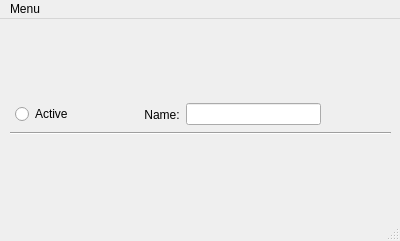
<?xml version="1.0" encoding="UTF-8"?>
<ui version="4.0">
 <class>TFEditorGUI</class>
 <widget class="QMainWindow" name="TFEditorGUI">
  <property name="geometry">
   <rect>
    <x>0</x>
    <y>0</y>
    <width>400</width>
    <height>241</height>
   </rect>
  </property>
  <property name="minimumSize">
   <size>
    <width>0</width>
    <height>0</height>
   </size>
  </property>
  <property name="windowTitle">
   <string>MainWindow</string>
  </property>
  <widget class="QWidget" name="editorWidget">
   <property name="minimumSize">
    <size>
     <width>400</width>
     <height>200</height>
    </size>
   </property>
   <widget class="QWidget" name="verticalLayoutWidget">
    <property name="geometry">
     <rect>
      <x>0</x>
      <y>0</y>
      <width>401</width>
      <height>201</height>
     </rect>
    </property>
    <layout class="QVBoxLayout" name="editorLayout">
     <property name="spacing">
      <number>10</number>
     </property>
     <property name="leftMargin">
      <number>10</number>
     </property>
     <property name="topMargin">
      <number>5</number>
     </property>
     <property name="rightMargin">
      <number>10</number>
     </property>
     <property name="bottomMargin">
      <number>10</number>
     </property>
     <item>
      <widget class="QWidget" name="topWidget" native="true">
       <property name="minimumSize">
        <size>
         <width>0</width>
         <height>40</height>
        </size>
       </property>
       <property name="maximumSize">
        <size>
         <width>16777215</width>
         <height>40</height>
        </size>
       </property>
       <layout class="QVBoxLayout" name="topLayout">
        <property name="spacing">
         <number>0</number>
        </property>
        <property name="margin">
         <number>0</number>
        </property>
        <item>
         <widget class="QWidget" name="buttonsWidget" native="true">
          <property name="maximumSize">
           <size>
            <width>16777215</width>
            <height>35</height>
           </size>
          </property>
          <layout class="QHBoxLayout" name="buttonsLayout">
           <property name="margin">
            <number>5</number>
           </property>
           <item>
            <widget class="QRadioButton" name="activateButton">
             <property name="text">
              <string>Active</string>
             </property>
            </widget>
           </item>
           <item>
            <spacer name="horizontalSpacer2">
             <property name="orientation">
              <enum>Qt::Horizontal</enum>
             </property>
             <property name="sizeHint" stdset="0">
              <size>
               <width>40</width>
               <height>20</height>
              </size>
             </property>
            </spacer>
           </item>
           <item>
            <widget class="QLabel" name="nameLabel">
             <property name="text">
              <string>Name:</string>
             </property>
             <property name="alignment">
              <set>Qt::AlignCenter</set>
             </property>
             <property name="margin">
              <number>5</number>
             </property>
             <property name="indent">
              <number>-1</number>
             </property>
            </widget>
           </item>
           <item>
            <widget class="QLineEdit" name="nameEdit">
             <property name="minimumSize">
              <size>
               <width>135</width>
               <height>0</height>
              </size>
             </property>
             <property name="maximumSize">
              <size>
               <width>16777215</width>
               <height>16777215</height>
              </size>
             </property>
             <property name="focusPolicy">
              <enum>Qt::StrongFocus</enum>
             </property>
             <property name="text">
              <string/>
             </property>
             <property name="maxLength">
              <number>50</number>
             </property>
            </widget>
           </item>
           <item>
            <spacer name="horizontalSpacer">
             <property name="orientation">
              <enum>Qt::Horizontal</enum>
             </property>
             <property name="sizeHint" stdset="0">
              <size>
               <width>40</width>
               <height>20</height>
              </size>
             </property>
            </spacer>
           </item>
          </layout>
         </widget>
        </item>
        <item>
         <widget class="Line" name="line">
          <property name="orientation">
           <enum>Qt::Horizontal</enum>
          </property>
         </widget>
        </item>
       </layout>
      </widget>
     </item>
    </layout>
   </widget>
  </widget>
  <widget class="QMenuBar" name="menubar">
   <property name="geometry">
    <rect>
     <x>0</x>
     <y>0</y>
     <width>400</width>
     <height>21</height>
    </rect>
   </property>
   <property name="minimumSize">
    <size>
     <width>0</width>
     <height>0</height>
    </size>
   </property>
   <property name="maximumSize">
    <size>
     <width>16777215</width>
     <height>16777215</height>
    </size>
   </property>
   <widget class="QMenu" name="menuMenu">
    <property name="title">
     <string>Menu</string>
    </property>
    <widget class="QMenu" name="menuEditor">
     <property name="title">
      <string>Editor</string>
     </property>
     <addaction name="actionEditorSave"/>
     <addaction name="actionEditorSaveAs"/>
    </widget>
    <widget class="QMenu" name="menuFunction">
     <property name="title">
      <string>Function</string>
     </property>
     <addaction name="actionFunctionSave"/>
     <addaction name="actionFunctionSaveAs"/>
     <addaction name="separator"/>
     <addaction name="actionFunctionLoad"/>
    </widget>
    <addaction name="menuEditor"/>
    <addaction name="menuFunction"/>
    <addaction name="separator"/>
    <addaction name="actionClose"/>
   </widget>
   <addaction name="menuMenu"/>
  </widget>
  <widget class="QStatusBar" name="statusBar"/>
  <action name="actionClose">
   <property name="text">
    <string>Close</string>
   </property>
  </action>
  <action name="actionEditorSave">
   <property name="text">
    <string>Save</string>
   </property>
  </action>
  <action name="actionEditorSaveAs">
   <property name="text">
    <string>Save As...</string>
   </property>
  </action>
  <action name="actionFunctionSave">
   <property name="text">
    <string>Save</string>
   </property>
  </action>
  <action name="actionFunctionSaveAs">
   <property name="text">
    <string>Save As...</string>
   </property>
  </action>
  <action name="actionFunctionLoad">
   <property name="text">
    <string>Load</string>
   </property>
  </action>
 </widget>
 <resources/>
 <connections/>
</ui>
